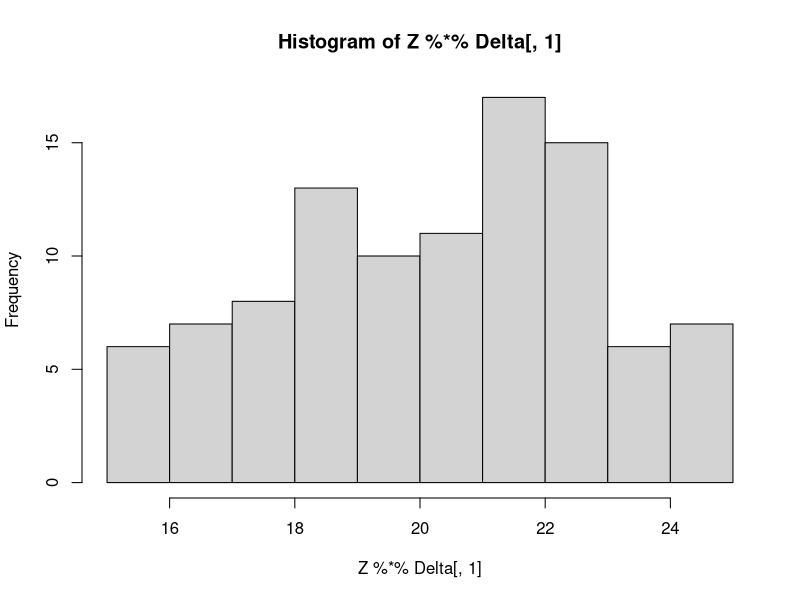
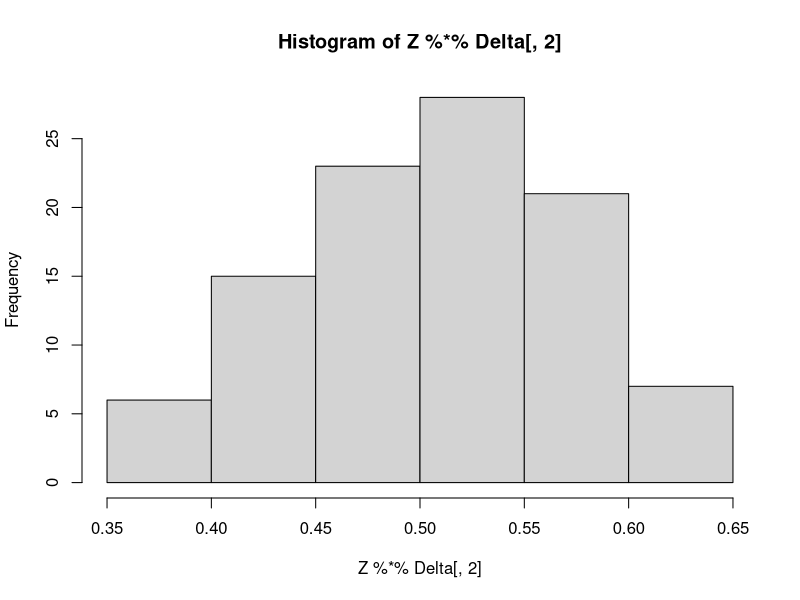

Write the R code that produced these figures, in order.
library(msm)

#This is only a portion of the original file, stripped down to the essentials

#version 2/9/2016

myopic_costs=function(S, MF, params, p){
  
  "This function computes the myopic expected cost associated with each decision for each state, 
   and returns an array of state/decision costs.
    
   Takes:
    * An integer S, describing the possible states of the bus
    * A maintenance cost function MF, which takes a vector of parameters and a 'state' argument
    * A vector params, to be supplied to the maintenance cost function MF. The first element of 
      the vector is the replacement cost rc.
    * A (3x1) vector p describing the state transitions probabilities 
        
    Returns:
    * A (Sx2) array containing the maintenance and replacement costs for the N possible states of the bus"
  
  rc = params[1]
  maint_cost = rep(NA,S)
  repl_cost = rep(NA,S)
  
  for(s in 1:S){
    maint_cost[s] = MF(s,params[-1])
    repl_cost[s] = rc
  }
  
  cbind(maint_cost,repl_cost)
}

lin_cost=function(s,params) s*params[1]

choice_prob=function(cost_array){
  
  # Returns the probability of each choice, conditional on an array of state/decision costs.
    
  S = nrow(cost_array)
  cost = cost_array-apply(cost_array,1,min) #take the difference since 1) results are the same 2) more stable with exp()
  util = exp(-cost)
  pchoice = util/rowSums(util)
  
  pchoice
}

contraction_mapping=function(S, p, MF, params, beta=0.75, threshold=1e-6, suppr_output=FALSE){
  
  "Compute the non-myopic expected value of the agent for each possible decision and each possible 
  state of the bus.
  Iterate until the difference in the previously obtained expected value and the new expected value
  is smaller than the threshold.

  Takes:
  * A finite number of states S
  * A state-transition probability vector p = [p(0), p(1), p(2), ..., p(k)] of length k < S
  * A maintenance cost function MF
  * A vector params for the cost function
  * A discount factor beta (optional)
  * A convergence threshold (optional)

  Returns:
  * The converged choice probabilities for the forward-looking and myopic agents for each state, 
  conditional on 'params'"

  achieved = TRUE
  
  # Initialization of the state-transition matrices
  # ST_mat: describe the state-transition probabilities if the maintenance cost is incurred
  # RT_mat: regenerate the state to 0 if the replacement cost is incurred.
  # [a,b] = transition from state "a" to "b"
  ST_mat = matrix(0,S,S)
  lp = length(p)
  for(i in 1:S){
    for(j in 1:lp){
      if((i+j-1)<S)  ST_mat[i,i+j-1] = p[j]
      if((i+j-1)==S) ST_mat[i,i+j-1] = sum(p[j:lp]) #out of columns, so collapse the probabilities
    }
  }
  
  R_mat = cbind(1,matrix(0,S,S-1))
  
  # Initialization of the expected value (which is also the myopic decision cost of the agent).
  # Here, the forward-looking component is initialized at 0.
  k = 0
  EV = matrix(0,S,2)
  EV_myopic = EV_new = myopic_costs(S, MF, params, p)
  
  # Contraction mapping loop
  while(max(abs(EV_new-EV)) > threshold){
    # Store the former expected value
    EV = EV_new
    # Obtained the probability of maintenance and replacement from the former expected value
    pchoice = choice_prob(EV)
    # Compute the expected cost for each state: Nx1 vector
    ecost = rowSums(pchoice*EV)
    # Compute the two components of forward-looking utility: In case of maintenance, 
    # utility of future states weighted by transition probabilities. In case of replacement,
    # the future utility is the utility of state 0
    futil_maint = ST_mat%*%ecost
    futil_repl = R_mat%*%ecost
    futil = cbind(futil_maint,futil_repl)
    # Future utility is discounted by beta, and added to the myopic cost. 
    EV_new = EV_myopic + beta*futil
    k = k+1
    if(k == 1000) achieved = FALSE
  }

  if(!suppr_output){
    if(achieved){
      cat("Convergence achieved in ",k," iterations")
    } else {
      cat("CM could not converge! Mean difference = ",round(mean(EV_new-EV),2))
    }
  }

  list(CP_forward=choice_prob(EV_new),CP_myopic=choice_prob(EV_myopic))
}

bus_dgp=function(nbus,nperiod,pchoice){
  
  "Genearates a simulated bus decision process for nbus buses over nperiod decisions
  #using the converged choice probabilities pchoice
  
  Takes:
  * nbus:    The number of buses to simulate
  * nperiod: The number of decision periods
  * pchoice: (S x 1) vector of probabilities. Represents probability of 'maintaining' the bus in each state (versus replacing).
  
  Returns:
  * A dataframe of size (nbus*nperiod x 4) with columns id, choice, mileage, state"
  
  nobs = nbus*nperiod
  bus_df = data.frame(id=rep(1:nbus,times=nperiod),
                      choice=rep(NA,nobs),
                      mileage=rep(NA,nobs),
                      state=rep(NA,nobs))
  
  #Initialization
  bus_df[1:nbus,1] = 1:nbus
  bus_df[1:nbus,-1] = 0
  
  i = 1 
  while(i<=nobs){
    prev_ind = seq(from=i,by=1,length.out=nbus) #index of the "last" decisions
    next_ind = prev_ind+nbus                    #index of the "next" decisions
    
    prev_mileage = bus_df$mileage[prev_ind]
    prev_state = bus_df$state[prev_ind]  
    
    # Generating choices from choice probabilities, conditional on the state of each bus
    # Make a decision to maintain the bus using the probability in pchoice and a current state s
    choices = (runif(nbus)>pchoice[prev_state+1])*1 #Note: state "0" corresponds to row "1" in prev_state
    bus_df$choice[prev_ind] = choices
    
    if(next_ind[1]<=nobs){
      new_mileage = (1-choices)*prev_mileage + rtnorm(nbus,mu,sigma,lower,upper)
      new_state = floor(new_mileage/5000)
      
      bus_df$mileage[next_ind] = new_mileage
      bus_df$state[next_ind] = new_state  
    }
    
    i=i+nbus
  }
  
  bus_df
}

# IV. Generation of simulated data (using a linear cost specification)

# 1) True coefficients

# Cost and discount coefficients:
  rc=20
  theta11=0.5
  beta=0.75

# State transition probabilities: (Mileage_t+1-Mileage_t)~NTrunc(6000,4000), such that:
  p_x0=0.36
  p_x1=0.48
  p_x2=0.16

# Number of states
  S = 70

  p = c(p_x0, p_x1, p_x2)

  lower=0
  upper=15000
  mu=6000
  sigma=4000

#  Simulations
  nbus = 100
  nperiod = 1000

# We are simulating hierarchical data
# Both "rc" and "theta11" will be functions of a buses individual characteristics
# To give it context in this example, think of Z containing a measure of "weather harshness"

noMix = FALSE #If TRUE, Z only contains a matrix of 1's

#B=ZDelta + U

nvar = 2 #number of coefficients: rc and theta11
nz   = 2 #number of regressors in mixing distribution 
Z = cbind(rep(1,nbus),runif(nbus,.6,1))
  
Delta = matrix(c(0,25,0,.625),nrow=nz,ncol=nvar)
  #Delta = matrix(c(0,25,.5,0),nrow=nz,ncol=nvar) #For now, fix theta11 at .5
  #The way to interpret this matrix:
    #Delta[1,1]: the incremental effect of Z[i,1] on theta 1 (rc) (here it acts as an intercept)
    #Delta[2,1]: the incremental effect of Z[i,2] on theta 1 (rc)
    #Delta[1,2]: the incremental effect of Z[i,1] on theta 2 (theta11) (here it acts as an intercept)
    #Delta[2,2]: the incremental effect of Z[i,2] on theta 2 (theta11)
colMeans(Z%*%Delta) #notice the means are the same as the original values
hist(Z%*%Delta[,1]) #the disributions straddle the original values
hist(Z%*%Delta[,2])

#No heterogeneity
if(noMix){  
  nz   = 1
  Z = cbind(rep(1,nbus))
  Delta = matrix(c(20,.5),nrow=nz,ncol=nvar)
}

Vtheta=diag(c(.1^2,.01^2))

#Simulate the data
thetas = matrix(0,nbus,nvar)
bus_df = NULL
for(i in 1:nbus){
  
  thetai=t(Delta)%*%Z[i,]+as.vector(t(chol(Vtheta))%*%rnorm(nvar))
  print(thetai)
  thetas[i,] = thetai
  params = as.vector(thetai)
  
  out = contraction_mapping(S=S, p=p, MF=lin_cost, params=params, beta = beta,suppr_output=TRUE)
  pchoice=out$CP_forward[,1]
  bus_df_i = bus_dgp(1,nperiod,pchoice)
  bus_df_i$id = i
  
  bus_df = rbind(bus_df,bus_df_i)
  cat(i,fill=TRUE)
}

#Export the data
write.csv(bus_df,file="bus_df_RE.csv",row.names = FALSE)
save(Z,Delta,Vtheta,thetas,file="simdata.Rdata")
